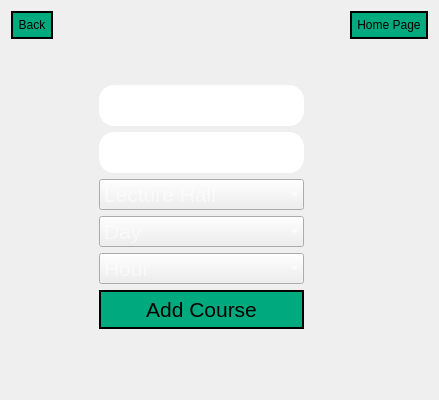
     <widget class="QWidget" name="page_9">
      <layout class="QGridLayout" name="gridLayout_14">
       <item row="3" column="6">
        <spacer name="horizontalSpacer_44">
         <property name="orientation">
          <enum>Qt::Horizontal</enum>
         </property>
         <property name="sizeHint" stdset="0">
          <size>
           <width>40</width>
           <height>20</height>
          </size>
         </property>
        </spacer>
       </item>
       <item row="3" column="2">
        <spacer name="horizontalSpacer_41">
         <property name="orientation">
          <enum>Qt::Horizontal</enum>
         </property>
         <property name="sizeHint" stdset="0">
          <size>
           <width>40</width>
           <height>20</height>
          </size>
         </property>
        </spacer>
       </item>
       <item row="3" column="1">
        <spacer name="horizontalSpacer_42">
         <property name="orientation">
          <enum>Qt::Horizontal</enum>
         </property>
         <property name="sizeHint" stdset="0">
          <size>
           <width>40</width>
           <height>20</height>
          </size>
         </property>
        </spacer>
       </item>
       <item row="3" column="5">
        <spacer name="horizontalSpacer_15">
         <property name="orientation">
          <enum>Qt::Horizontal</enum>
         </property>
         <property name="sizeHint" stdset="0">
          <size>
           <width>40</width>
           <height>20</height>
          </size>
         </property>
        </spacer>
       </item>
       <item row="0" column="7">
        <widget class="QPushButton" name="pushButton_16">
         <property name="styleSheet">
          <string notr="true">color: rgb(0, 0, 0);
background-color: rgb(0, 170, 127);
border-width: 2px;        
  border-style: solid;
  border-radius: 15px;
  padding:5px;</string>
         </property>
         <property name="text">
          <string>Home Page</string>
         </property>
        </widget>
       </item>
       <item row="1" column="2" colspan="4">
        <layout class="QGridLayout" name="gridLayout_12">
         <item row="4" column="0">
          <layout class="QHBoxLayout" name="horizontalLayout_29">
           <item>
            <widget class="QComboBox" name="comboBox_input_hour">
             <property name="font">
              <font>
               <pointsize>16</pointsize>
              </font>
             </property>
             <property name="styleSheet">
              <string notr="true">color: rgb(255, 255, 255);
</string>
             </property>
             <property name="placeholderText">
              <string>Hour</string>
             </property>
             <property name="frame">
              <bool>false</bool>
             </property>
            </widget>
           </item>
          </layout>
         </item>
         <item row="5" column="0">
          <widget class="QPushButton" name="pushButton_6">
           <property name="font">
            <font>
             <pointsize>16</pointsize>
            </font>
           </property>
           <property name="styleSheet">
            <string notr="true">color: rgb(0, 0, 0);
background-color: rgb(0, 170, 127);
border-width: 2px;        
  border-style: solid;
  border-radius: 20px;
  padding:5px;</string>
           </property>
           <property name="text">
            <string>Add Course</string>
           </property>
          </widget>
         </item>
         <item row="1" column="0">
          <layout class="QHBoxLayout" name="horizontalLayout_12">
           <item>
            <widget class="QLineEdit" name="lineEdit_input_coursecode">
             <property name="font">
              <font>
               <pointsize>16</pointsize>
              </font>
             </property>
             <property name="styleSheet">
              <string notr="true">color: rgb(255, 255, 255);

border-width: 2px;        
  border-style: solid;
border-color: rgb(255, 255, 255);
  border-radius: 15px;
  padding:5px;</string>
             </property>
             <property name="text">
              <string/>
             </property>
             <property name="alignment">
              <set>Qt::AlignCenter</set>
             </property>
             <property name="placeholderText">
              <string>Course Code</string>
             </property>
            </widget>
           </item>
          </layout>
         </item>
         <item row="3" column="0">
          <layout class="QHBoxLayout" name="horizontalLayout_14">
           <item>
            <widget class="QComboBox" name="comboBox_input_day">
             <property name="font">
              <font>
               <pointsize>16</pointsize>
              </font>
             </property>
             <property name="styleSheet">
              <string notr="true">color: rgb(255, 255, 255);
</string>
             </property>
             <property name="placeholderText">
              <string>Day</string>
             </property>
             <property name="frame">
              <bool>false</bool>
             </property>
            </widget>
           </item>
          </layout>
         </item>
         <item row="2" column="0">
          <layout class="QHBoxLayout" name="horizontalLayout_13">
           <item>
            <widget class="QComboBox" name="comboBox_input_lecturehall">
             <property name="font">
              <font>
               <pointsize>16</pointsize>
              </font>
             </property>
             <property name="styleSheet">
              <string notr="true">color: rgb(255, 255, 255);
</string>
             </property>
             <property name="placeholderText">
              <string>Lecture Hall</string>
             </property>
             <property name="frame">
              <bool>false</bool>
             </property>
            </widget>
           </item>
          </layout>
         </item>
         <item row="0" column="0">
          <layout class="QGridLayout" name="gridLayout_13">
           <item row="1" column="0">
            <widget class="QLineEdit" name="lineEdit_input_coursename">
             <property name="font">
              <font>
               <pointsize>16</pointsize>
              </font>
             </property>
             <property name="styleSheet">
              <string notr="true">color: rgb(255, 255, 255);

border-width: 2px;        
  border-style: solid;
border-color: rgb(255, 255, 255);
  border-radius: 15px;
  padding:5px;</string>
             </property>
             <property name="text">
              <string/>
             </property>
             <property name="alignment">
              <set>Qt::AlignCenter</set>
             </property>
             <property name="placeholderText">
              <string>Course Name</string>
             </property>
            </widget>
           </item>
           <item row="0" column="0">
            <spacer name="verticalSpacer_12">
             <property name="orientation">
              <enum>Qt::Vertical</enum>
             </property>
             <property name="sizeHint" stdset="0">
              <size>
               <width>20</width>
               <height>40</height>
              </size>
             </property>
            </spacer>
           </item>
          </layout>
         </item>
         <item row="6" column="0">
          <spacer name="verticalSpacer_11">
           <property name="orientation">
            <enum>Qt::Vertical</enum>
           </property>
           <property name="sizeHint" stdset="0">
            <size>
             <width>20</width>
             <height>40</height>
            </size>
           </property>
          </spacer>
         </item>
        </layout>
       </item>
       <item row="3" column="0">
        <spacer name="horizontalSpacer_5">
         <property name="orientation">
          <enum>Qt::Horizontal</enum>
         </property>
         <property name="sizeHint" stdset="0">
          <size>
           <width>40</width>
           <height>20</height>
          </size>
         </property>
        </spacer>
       </item>
       <item row="3" column="3">
        <spacer name="horizontalSpacer_40">
         <property name="orientation">
          <enum>Qt::Horizontal</enum>
         </property>
         <property name="sizeHint" stdset="0">
          <size>
           <width>40</width>
           <height>20</height>
          </size>
         </property>
        </spacer>
       </item>
       <item row="3" column="4">
        <spacer name="horizontalSpacer_16">
         <property name="orientation">
          <enum>Qt::Horizontal</enum>
         </property>
         <property name="sizeHint" stdset="0">
          <size>
           <width>40</width>
           <height>20</height>
          </size>
         </property>
        </spacer>
       </item>
       <item row="0" column="0">
        <widget class="QPushButton" name="pushButton_15">
         <property name="styleSheet">
          <string notr="true">color: rgb(0, 0, 0);
background-color: rgb(0, 170, 127);
border-width: 2px;        
  border-style: solid;
  border-radius: 15px;
  padding:5px;</string>
         </property>
         <property name="text">
          <string>Back</string>
         </property>
        </widget>
       </item>
       <item row="3" column="7">
        <spacer name="horizontalSpacer_43">
         <property name="orientation">
          <enum>Qt::Horizontal</enum>
         </property>
         <property name="sizeHint" stdset="0">
          <size>
           <width>40</width>
           <height>20</height>
          </size>
         </property>
        </spacer>
       </item>
       <item row="0" column="2" colspan="4" alignment="Qt::AlignHCenter">
        <widget class="QLabel" name="label_20">
         <property name="maximumSize">
          <size>
           <width>200</width>
           <height>50</height>
          </size>
         </property>
         <property name="text">
          <string/>
         </property>
         <property name="pixmap">
          <pixmap resource="resources.qrc">:/img/img/333.png</pixmap>
         </property>
         <property name="scaledContents">
          <bool>true</bool>
         </property>
         <property name="alignment">
          <set>Qt::AlignCenter</set>
         </property>
        </widget>
       </item>
      </layout>
     </widget>
